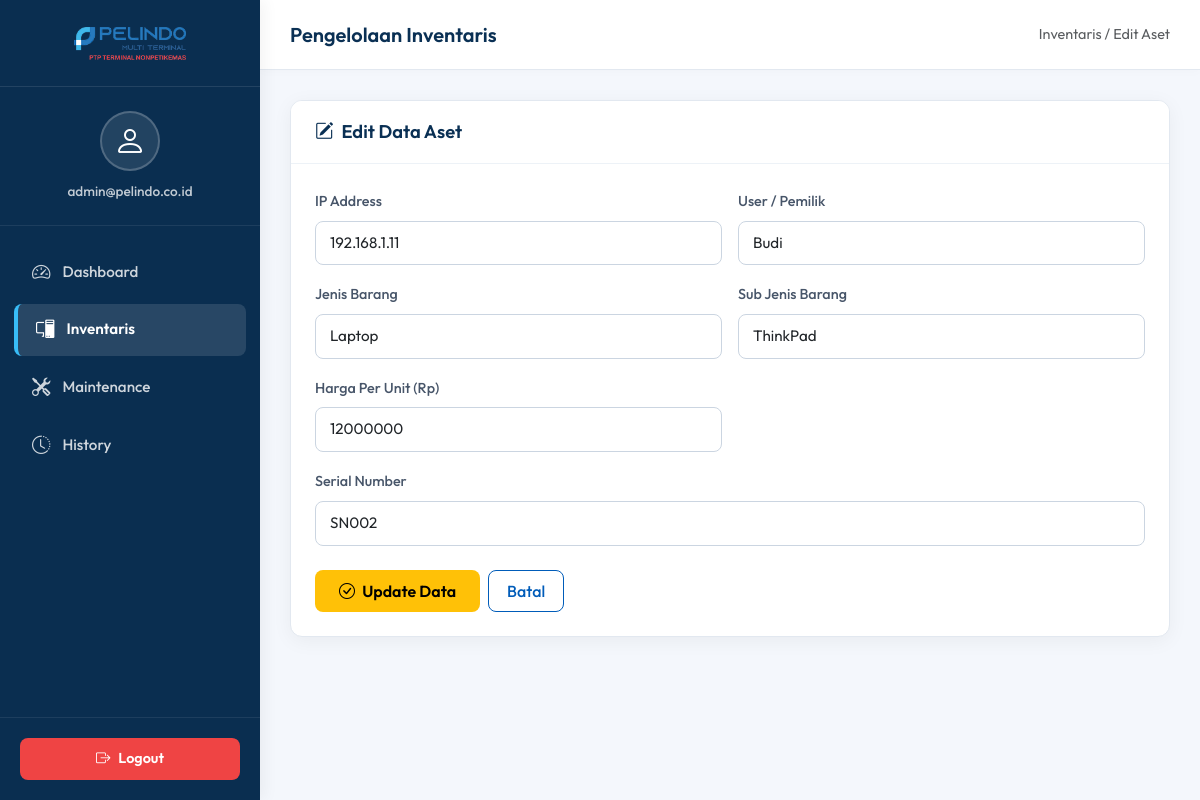
The page /inventaris/edit.php?id=192.168.1.11 (signed in) on the database its author committed.
### tables this page shows
CREATE TABLE inventaris (
    ip_address VARCHAR(20) NOT NULL PRIMARY KEY,
    user VARCHAR(100) NOT NULL,
    jenis_barang VARCHAR(50) NOT NULL,
    sub_jenis_barang VARCHAR(50) NOT NULL,
    harga_per_unit BIGINT NOT NULL,
    serial_number VARCHAR(100) NOT NULL
);

### inventaris/edit.php (the view, shortened to what this page needs)
<?php
include "../config/koneksi.php";
$ip_awal = mysqli_real_escape_string($conn, $_GET['id']);
$data = mysqli_fetch_assoc(mysqli_query($conn, "SELECT * FROM inventaris WHERE ip_address='$ip_awal'"));
?>
<!DOCTYPE html>
<html lang="id">
<head>
    <link href="https://cdn.jsdelivr.net/npm/bootstrap@5.3.3/dist/css/bootstrap.min.css" rel="stylesheet">
    <link href="https://cdn.jsdelivr.net/npm/bootstrap-icons@1.11.3/font/bootstrap-icons.css" rel="stylesheet">
    <link rel="stylesheet" href="../assets/css/style.css">
</head>
<body>
<div class="sidebar-layout">
    <div class="sidebar">
        <div class="sidebar-logo">
            <div class="logo-wrapper">
                <img src="../assets/logo-pelindo.png" alt="Logo Pelindo">
            </div>
        </div>
        <div class="sidebar-user">
            <div class="sidebar-user-avatar">
                <i class="bi bi-person"></i>
            </div>
            <div class="sidebar-user-email">admin@pelindo.co.id</div>
        </div>
        <div class="sidebar-nav">
            <a href="../assets/dashboard.php"><i class="bi bi-speedometer2"></i> Dashboard</a>
            <a href="index.php" class="active"><i class="bi bi-pc-display"></i> Inventaris</a>
            <a href="../maintenance/index.php"><i class="bi bi-tools"></i> Maintenance</a>
            <a href="../history/index.php"><i class="bi bi-clock-history"></i> History</a>
        </div>
        <div class="sidebar-footer">
            <a href="../assets/logout.php" class="btn-logout"><i class="bi bi-box-arrow-right"></i> Logout</a>
        </div>
    </div>
    <div class="main-content">
        <div class="top-navbar">
            <h5 class="top-navbar-title">Pengelolaan Inventaris</h5>
            <div class="text-muted" style="font-size: 0.9rem;">
                <a href="index.php" class="text-decoration-none text-muted">Inventaris</a> / Edit Aset
            </div>
        </div>
        <div class="content-body">
            <div class="modern-card">
                <div class="modern-card-header text-warning">
                    <h5 class="modern-card-title"><i class="bi bi-pencil-square me-2"></i>Edit Data Aset</h5>
                </div>
                <div class="modern-card-body">
                    <form method="POST">
                        <div class="row g-3">
                            <div class="col-md-6">
                                <label class="form-label">IP Address</label>
                                <input type="text" name="ip_address" class="form-control" value="<?= htmlspecialchars($data['ip_address']) ?>" required>
                            </div>
                            <div class="col-md-6">
                                <label class="form-label">User / Pemilik</label>
                                <input type="text" name="user" class="form-control" value="<?= htmlspecialchars($data['user']) ?>" required>
                            </div>
                            <div class="col-md-6">
                                <label class="form-label">Jenis Barang</label>
                                <input type="text" name="jenis_barang" class="form-control" value="<?= htmlspecialchars($data['jenis_barang']) ?>" required>
                            </div>
                            <div class="col-md-6">
                                <label class="form-label">Sub Jenis Barang</label>
                                <input type="text" name="sub_jenis_barang" class="form-control" value="<?= htmlspecialchars($data['sub_jenis_barang']) ?>" required>
                            </div>
                            <div class="col-md-6">
                                <label class="form-label">Harga Per Unit (Rp)</label>
                                <input type="number" name="harga_per_unit" class="form-control" value="<?= htmlspecialchars($data['harga_per_unit']) ?>" required>
                            </div>
                            <div class="col-md-12">
                                <label class="form-label">Serial Number</label>
                                <input type="text" name="serial_number" class="form-control" value="<?= htmlspecialchars($data['serial_number']) ?>" required>
                            </div>
                        </div>
                        <div class="mt-4 d-flex gap-2">
                            <button type="submit" name="update" class="btn btn-warning fw-semibold px-4 py-2 border-0" style="border-radius: 8px;">
                                <i class="bi bi-check-circle me-1"></i> Update Data
                            </button>
                            <a href="index.php" class="btn btn-modern-light">Batal</a>
                        </div>
                    </form>
                </div>
            </div>
        </div>
    </div>
</div>
</body>
</html>

### assets/css/style.css (style rules this page uses)
:root { --pelindo-primary: #005CB9; --pelindo-secondary: #0077B6; --pelindo-dark: #0A3054; --pelindo-light: #F4F7FC; --sidebar-bg: #0A2E50; --sidebar-active: rgba(255, 255, 255, 0.12); --sidebar-hover: rgba(255, 255, 255, 0.06); --card-shadow: 0 4px 20px rgba(0, 0, 0, 0.05); --border-radius: 12px; }
body { font-family: 'Outfit', sans-serif; background-color: var(--pelindo-light); color: #333333; overflow-x: hidden; }
.sidebar-layout { display: flex; min-height: 100vh; }
.sidebar { width: 260px; background-color: var(--sidebar-bg); color: white; position: fixed; height: 100vh; left: 0; top: 0; display: flex; flex-direction: column; z-index: 1000; transition: all 0.3s ease; box-shadow: 4px 0 15px rgba(0, 0, 0, 0.05); }
.sidebar-logo { padding: 16px 20px; background-color: transparent; display: flex; align-items: center; justify-content: center; border-bottom: 1px solid rgba(255, 255, 255, 0.1); }
.logo-wrapper { background-color: transparent; border-radius: 8px; padding: 8px 14px; display: flex; align-items: center; justify-content: center; width: 100%; }
.sidebar-logo img { max-height: 38px; max-width: 100%; object-fit: contain; }
.sidebar-user { padding: 24px; display: flex; flex-direction: column; align-items: center; border-bottom: 1px solid rgba(255, 255, 255, 0.08); }
.sidebar-user-avatar { width: 60px; height: 60px; border-radius: 50%; background-color: rgba(255, 255, 255, 0.1); display: flex; align-items: center; justify-content: center; font-size: 2rem; color: #ffffff; margin-bottom: 10px; border: 2px solid rgba(255, 255, 255, 0.2); }
.sidebar-user-email { font-size: 0.85rem; color: rgba(255, 255, 255, 0.75); font-weight: 500; word-break: break-all; text-align: center; }
.sidebar-nav { flex-grow: 1; padding: 20px 14px; }
.sidebar-nav a { display: flex; align-items: center; gap: 12px; color: rgba(255, 255, 255, 0.8); padding: 12px 18px; text-decoration: none; border-radius: 8px; font-weight: 500; font-size: 0.95rem; transition: all 0.2s ease; margin-bottom: 6px; }
.sidebar-nav a i { font-size: 1.15rem; }
.sidebar-nav a.active { background-color: var(--sidebar-active); color: #ffffff; font-weight: 600; border-left: 4px solid #38bdf8; }
.sidebar-footer { padding: 20px; border-top: 1px solid rgba(255, 255, 255, 0.08); }
.sidebar-footer .btn-logout { width: 100%; display: flex; align-items: center; justify-content: center; gap: 8px; background-color: #ef4444; color: white; border: none; padding: 10px; border-radius: 8px; font-weight: 600; font-size: 0.9rem; text-decoration: none; transition: background-color 0.2s ease; }
.main-content { margin-left: 260px; flex-grow: 1; min-height: 100vh; display: flex; flex-direction: column; }
.top-navbar { background-color: #ffffff; height: 70px; display: flex; align-items: center; justify-content: space-between; padding: 0 30px; box-shadow: 0 2px 10px rgba(0, 0, 0, 0.02); border-bottom: 1px solid #e2e8f0; }
.top-navbar-title { font-size: 1.25rem; font-weight: 600; color: var(--pelindo-dark); margin: 0; }
.content-body { padding: 30px; flex-grow: 1; }
.modern-card { background-color: #ffffff; border-radius: var(--border-radius); box-shadow: var(--card-shadow); border: 1px solid #e2e8f0; overflow: hidden; margin-bottom: 24px; }
.modern-card-header { background-color: #ffffff; border-bottom: 1px solid #edf2f7; padding: 20px 24px; display: flex; justify-content: space-between; align-items: center; }
.modern-card-title { font-size: 1.15rem; font-weight: 600; color: var(--pelindo-dark); margin: 0; }
.modern-card-body { padding: 24px; }
.btn-modern-light { background-color: #ffffff; color: var(--pelindo-primary); border: 1px solid var(--pelindo-primary); font-weight: 500; border-radius: 8px; padding: 8px 18px; transition: all 0.2s ease; }
.form-label { font-weight: 500; color: #475569; margin-bottom: 8px; font-size: 0.9rem; }
.form-control, .form-select { border-radius: 8px; border: 1px solid #cbd5e1; padding: 10px 14px; font-size: 0.95rem; transition: all 0.2s ease; }

### rows shown on the page
inventaris: ip_address "192.168.1.11", user "Budi", jenis_barang "Laptop", sub_jenis_barang "ThinkPad", harga_per_unit "12000000", serial_number "SN002"
